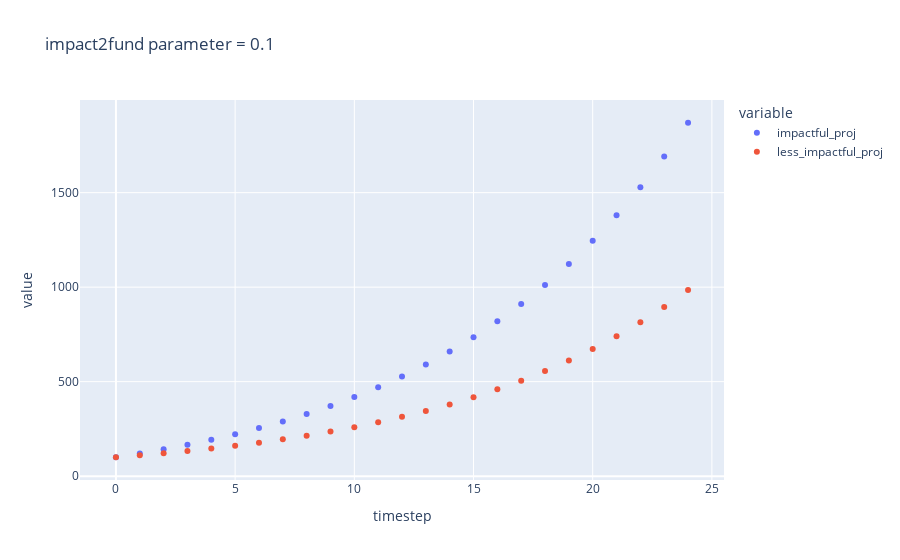

This figure's notebook cell:
### Code cell
fig_df = df.query('impactful_proj2fund==0.1')

fig = px.scatter(
    fig_df,
    x=fig_df.timestep,
    y=[fig_df.impactful_proj,fig_df.less_impactful_proj],
    #color=fig_df.co2_annual_emissions.astype(str),
    opacity=1,
    title='impact2fund parameter = 0.1'
    #trendline="lowess",
    #labels={'color': 'Yearly CO2 emissions (Gt)'}
)

fig.show()

### Figure 1 — Plotly figure (JSON) as saved in the notebook; plotly's stock layout.template omitted (floating-point values rounded to 4 significant figures)
{"data": [{"hovertemplate": "variable=impactful_proj<br>timestep=%{x}<br>value=%{y}<extra></extra>", "legendgroup": "impactful_proj", "marker": {"color": "#636efa", "opacity": 1, "symbol": "circle"}, "mode": "markers", "name": "impactful_proj", "orientation": "v", "showlegend": true, "type": "scatter", "x": [0, 1, 2, 3, 4, 5, 6, 7, 8, 9, 10, 11, 12, 13, 14, 15, 16, 17, 18, 19, 20, 21, 22, 23, 24], "xaxis": "x", "y": [100, 120, 142, 166.2, 192.8, 222.1, 254.3, 289.7, 328.7, 371.6, 418.7, 470.6, 527.7, 590.5, 659.5, 735.4, 819.0, 910.9, 1012.0, 1123.0, 1245.0, 1380.0, 1528.0, 1691.0, 1870.0], "yaxis": "y"}, {"hovertemplate": "variable=less_impactful_proj<br>timestep=%{x}<br>value=%{y}<extra></extra>", "legendgroup": "less_impactful_proj", "marker": {"color": "#EF553B", "opacity": 1, "symbol": "circle"}, "mode": "markers", "name": "less_impactful_proj", "orientation": "v", "showlegend": true, "type": "scatter", "x": [0, 1, 2, 3, 4, 5, 6, 7, 8, 9, 10, 11, 12, 13, 14, 15, 16, 17, 18, 19, 20, 21, 22, 23, 24], "xaxis": "x", "y": [100, 110, 121, 133.1, 146.4, 161.1, 177.2, 194.9, 214.4, 235.8, 259.4, 285.3, 313.8, 345.2, 379.7, 417.7, 459.5, 505.4, 556.0, 611.6, 672.7, 740.0, 814.0, 895.4, 985.0], "yaxis": "y"}], "layout": {"legend": {"title": {"text": "variable"}, "tracegroupgap": 0}, "title": {"text": "impact2fund parameter = 0.1"}, "xaxis": {"anchor": "y", "domain": [0, 1], "title": {"text": "timestep"}}, "yaxis": {"anchor": "x", "domain": [0, 1], "title": {"text": "value"}}}}
